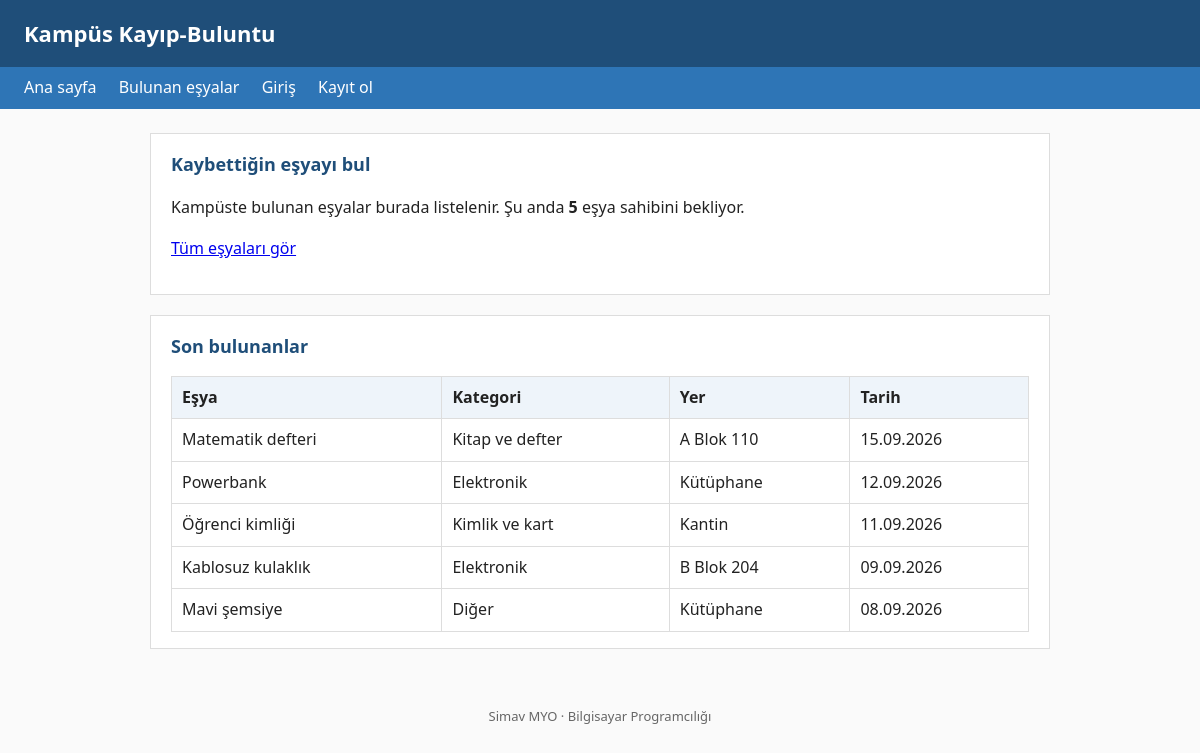
The page / on the database its author committed.
### tables this page shows
CREATE TABLE esya (
  esya_id      INT AUTO_INCREMENT PRIMARY KEY,
  ad           VARCHAR(100) NOT NULL,
  aciklama     TEXT,
  yer          VARCHAR(60)  NOT NULL,
  bulunma_tarihi DATE       NOT NULL,
  durum        ENUM('depoda','teslim_edildi') NOT NULL DEFAULT 'depoda',
  fotograf     VARCHAR(255) NULL,           
  kategori_id  INT NOT NULL,
  bulan_id     INT NOT NULL,
  CONSTRAINT fk_esya_kategori FOREIGN KEY (kategori_id) REFERENCES kategori(kategori_id),
  CONSTRAINT fk_esya_bulan    FOREIGN KEY (bulan_id)    REFERENCES kullanici(kullanici_id)
);

CREATE TABLE kategori (
  kategori_id  INT AUTO_INCREMENT PRIMARY KEY,
  ad           VARCHAR(50) NOT NULL UNIQUE
);

### ayar.php (called while the page is built, shortened)
<?php
function yaz(?string $metin): string
{
    return htmlspecialchars($metin ?? '', ENT_QUOTES, 'UTF-8');
}
function giris_yapildi(): bool
{
    return isset($_SESSION['kullanici_id']);
}

### index.php (the view, shortened to what this page needs)
<?php
require 'ayar.php';
$sorgu = $db->query(
    "SELECT e.ad, e.yer, e.bulunma_tarihi, k.ad AS kategori
     FROM esya e
     JOIN kategori k ON k.kategori_id = e.kategori_id
     WHERE e.durum = 'depoda'
     ORDER BY e.bulunma_tarihi DESC
     LIMIT 5"
);
$son_esyalar = $sorgu->fetchAll();
$bekleyen = $db->query("SELECT COUNT(*) FROM esya WHERE durum = 'depoda'")
                ->fetchColumn();
require 'baslik.php';
?>
<section>
  <h2>Kaybettiğin eşyayı bul</h2>
  <p>Kampüste bulunan eşyalar burada listelenir.
     Şu anda <strong><?= (int) $bekleyen ?></strong> eşya sahibini bekliyor.</p>
  <p><a href="esyalar.php">Tüm eşyaları gör</a></p>
</section>
<section>
  <h2>Son bulunanlar</h2>
  <table>
    <thead>
      <tr><th>Eşya</th><th>Kategori</th><th>Yer</th><th>Tarih</th></tr>
    </thead>
    <tbody>
      <?php foreach ($son_esyalar as $esya): ?>
      <tr>
        <td><?= yaz($esya['ad']) ?></td>
        <td><?= yaz($esya['kategori']) ?></td>
        <td><?= yaz($esya['yer']) ?></td>
        <td><?= date('d.m.Y', strtotime($esya['bulunma_tarihi'])) ?></td>
      </tr>
      <?php endforeach; ?>
    </tbody>
  </table>
</section>
<?php require 'altbilgi.php'; ?>

### baslik.php (shortened to what this page needs)
<!DOCTYPE html>
<html lang="tr">
<head>
  <link rel="stylesheet" href="stil.css">
</head>
<body>
<header>
  <h1>Kampüs Kayıp-Buluntu</h1>
</header>
<nav>
  <a href="index.php">Ana sayfa</a>
  <a href="esyalar.php">Bulunan eşyalar</a>
  <?php if (giris_yapildi()): ?>
    <a href="esya-ekle.php">Eşya bildir</a>
    <?php if (($_SESSION['rol'] ?? '') === 'yonetici'): ?>
      <a href="yonetici.php">Yönetici paneli</a>
    <?php endif; ?>
    <a href="cikis.php">Çıkış (<?= yaz($_SESSION['ad_soyad']) ?>)</a>
  <?php else: ?>
    <a href="giris.php">Giriş</a>
    <a href="kayit.php">Kayıt ol</a>
  <?php endif; ?>
</nav>
<main>

### altbilgi.php
</main>
<footer>
  <p>Simav MYO · Bilgisayar Programcılığı</p>
</footer>
</body>
</html>

### stil.css (style rules this page uses)
body { font-family: system-ui, Arial, sans-serif; line-height: 1.6; margin: 0; color: #222; background: #fafafa; }
header { background: #1f4e79; color: #fff; padding: 16px 24px; }
header h1 { margin: 0; font-size: 22px; }
nav { background: #2e75b6; padding: 8px 24px; }
nav a { color: #fff; text-decoration: none; margin-right: 18px; }
main { max-width: 900px; margin: 24px auto; padding: 0 16px; }
section { background: #fff; border: 1px solid #ddd; padding: 16px 20px; margin-bottom: 20px; }
h2 { margin-top: 0; font-size: 18px; color: #1f4e79; }
table { border-collapse: collapse; width: 100%; }
th, td { border: 1px solid #ddd; padding: 8px 10px; text-align: left; }
th { background: #eef4fa; }
footer { text-align: center; color: #666; padding: 20px; font-size: 13px; }

### rows shown on the page
esya: ad "Matematik defteri", kategori.ad "Kitap ve defter", yer "A Blok 110", bulunma_tarihi "15.09.2026"
esya: ad "Powerbank", kategori.ad "Elektronik", yer "Kütüphane", bulunma_tarihi "12.09.2026"
esya: ad "Öğrenci kimliği", kategori.ad "Kimlik ve kart", yer "Kantin", bulunma_tarihi "11.09.2026"
esya: ad "Kablosuz kulaklık", kategori.ad "Elektronik", yer "B Blok 204", bulunma_tarihi "09.09.2026"
esya: ad "Mavi şemsiye", kategori.ad "Diğer", yer "Kütüphane", bulunma_tarihi "08.09.2026"

### other values the page prints
$bekleyen "5"
